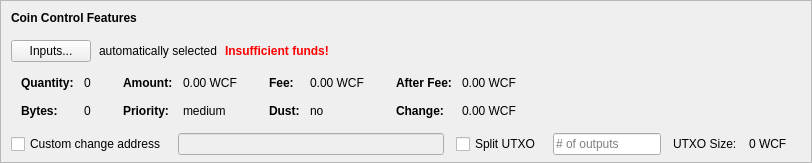
    <widget class="QFrame" name="frameCoinControl">
     <property name="sizePolicy">
      <sizepolicy hsizetype="Expanding" vsizetype="Expanding">
       <horstretch>0</horstretch>
       <verstretch>0</verstretch>
      </sizepolicy>
     </property>
     <property name="maximumSize">
      <size>
       <width>16777215</width>
       <height>16777215</height>
      </size>
     </property>
     <property name="frameShape">
      <enum>QFrame::StyledPanel</enum>
     </property>
     <property name="frameShadow">
      <enum>QFrame::Sunken</enum>
     </property>
     <layout class="QVBoxLayout" name="verticalLayoutCoinControl2">
      <property name="spacing">
       <number>0</number>
      </property>
      <property name="leftMargin">
       <number>0</number>
      </property>
      <property name="topMargin">
       <number>0</number>
      </property>
      <property name="rightMargin">
       <number>0</number>
      </property>
      <property name="bottomMargin">
       <number>6</number>
      </property>
      <item>
       <layout class="QVBoxLayout" name="verticalLayoutCoinControl" stretch="0,0,0,0,1">
        <property name="spacing">
         <number>0</number>
        </property>
        <property name="leftMargin">
         <number>10</number>
        </property>
        <property name="topMargin">
         <number>10</number>
        </property>
        <item>
         <layout class="QHBoxLayout" name="horizontalLayoutCoinControl1">
          <property name="bottomMargin">
           <number>15</number>
          </property>
          <item>
           <widget class="QLabel" name="labelCoinControlFeatures">
            <property name="sizePolicy">
             <sizepolicy hsizetype="Preferred" vsizetype="Maximum">
              <horstretch>0</horstretch>
              <verstretch>0</verstretch>
             </sizepolicy>
            </property>
            <property name="font">
             <font>
              <weight>75</weight>
              <bold>true</bold>
             </font>
            </property>
            <property name="styleSheet">
             <string notr="true">font-weight:bold;</string>
            </property>
            <property name="text">
             <string>Coin Control Features</string>
            </property>
           </widget>
          </item>
         </layout>
        </item>
        <item>
         <layout class="QHBoxLayout" name="horizontalLayoutCoinControl2" stretch="0,0,0,0">
          <property name="spacing">
           <number>8</number>
          </property>
          <property name="bottomMargin">
           <number>10</number>
          </property>
          <item>
           <widget class="QPushButton" name="pushButtonCoinControl">
            <property name="styleSheet">
             <string notr="true"/>
            </property>
            <property name="text">
             <string>Inputs...</string>
            </property>
            <property name="autoDefault">
             <bool>false</bool>
            </property>
           </widget>
          </item>
          <item>
           <widget class="QLabel" name="labelCoinControlAutomaticallySelected">
            <property name="text">
             <string>automatically selected</string>
            </property>
            <property name="margin">
             <number>5</number>
            </property>
           </widget>
          </item>
          <item>
           <widget class="QLabel" name="labelCoinControlInsuffFunds">
            <property name="font">
             <font>
              <weight>75</weight>
              <bold>true</bold>
             </font>
            </property>
            <property name="styleSheet">
             <string notr="true">color:red;font-weight:bold;</string>
            </property>
            <property name="text">
             <string>Insufficient funds!</string>
            </property>
            <property name="margin">
             <number>5</number>
            </property>
           </widget>
          </item>
          <item>
           <spacer name="horizontalSpacerCoinControl">
            <property name="orientation">
             <enum>Qt::Horizontal</enum>
            </property>
            <property name="sizeHint" stdset="0">
             <size>
              <width>40</width>
              <height>1</height>
             </size>
            </property>
           </spacer>
          </item>
         </layout>
        </item>
        <item>
         <widget class="QWidget" name="widgetCoinControl" native="true">
          <property name="sizePolicy">
           <sizepolicy hsizetype="Preferred" vsizetype="Preferred">
            <horstretch>0</horstretch>
            <verstretch>0</verstretch>
           </sizepolicy>
          </property>
          <property name="minimumSize">
           <size>
            <width>0</width>
            <height>0</height>
           </size>
          </property>
          <property name="styleSheet">
           <string notr="true"/>
          </property>
          <layout class="QHBoxLayout" name="horizontalLayoutCoinControl5">
           <property name="leftMargin">
            <number>0</number>
           </property>
           <property name="topMargin">
            <number>0</number>
           </property>
           <property name="rightMargin">
            <number>0</number>
           </property>
           <property name="bottomMargin">
            <number>0</number>
           </property>
           <item>
            <layout class="QHBoxLayout" name="horizontalLayoutCoinControl3" stretch="0,0,0,1">
             <property name="spacing">
              <number>20</number>
             </property>
             <property name="topMargin">
              <number>0</number>
             </property>
             <property name="bottomMargin">
              <number>10</number>
             </property>
             <item>
              <layout class="QFormLayout" name="formLayoutCoinControl1">
               <property name="horizontalSpacing">
                <number>10</number>
               </property>
               <property name="verticalSpacing">
                <number>14</number>
               </property>
               <property name="leftMargin">
                <number>10</number>
               </property>
               <property name="topMargin">
                <number>4</number>
               </property>
               <property name="rightMargin">
                <number>6</number>
               </property>
               <item row="0" column="0">
                <widget class="QLabel" name="labelCoinControlQuantityText">
                 <property name="font">
                  <font>
                   <weight>75</weight>
                   <bold>true</bold>
                  </font>
                 </property>
                 <property name="text">
                  <string>Quantity:</string>
                 </property>
                 <property name="margin">
                  <number>0</number>
                 </property>
                </widget>
               </item>
               <item row="0" column="1">
                <widget class="QLabel" name="labelCoinControlQuantity">
                 <property name="cursor">
                  <cursorShape>IBeamCursor</cursorShape>
                 </property>
                 <property name="contextMenuPolicy">
                  <enum>Qt::ActionsContextMenu</enum>
                 </property>
                 <property name="text">
                  <string notr="true">0</string>
                 </property>
                 <property name="margin">
                  <number>0</number>
                 </property>
                 <property name="textInteractionFlags">
                  <set>Qt::LinksAccessibleByMouse|Qt::TextSelectableByKeyboard|Qt::TextSelectableByMouse</set>
                 </property>
                </widget>
               </item>
               <item row="1" column="0">
                <widget class="QLabel" name="labelCoinControlBytesText">
                 <property name="font">
                  <font>
                   <weight>75</weight>
                   <bold>true</bold>
                  </font>
                 </property>
                 <property name="text">
                  <string>Bytes:</string>
                 </property>
                </widget>
               </item>
               <item row="1" column="1">
                <widget class="QLabel" name="labelCoinControlBytes">
                 <property name="cursor">
                  <cursorShape>IBeamCursor</cursorShape>
                 </property>
                 <property name="contextMenuPolicy">
                  <enum>Qt::ActionsContextMenu</enum>
                 </property>
                 <property name="text">
                  <string notr="true">0</string>
                 </property>
                 <property name="textInteractionFlags">
                  <set>Qt::LinksAccessibleByMouse|Qt::TextSelectableByKeyboard|Qt::TextSelectableByMouse</set>
                 </property>
                </widget>
               </item>
              </layout>
             </item>
             <item>
              <layout class="QFormLayout" name="formLayoutCoinControl2">
               <property name="horizontalSpacing">
                <number>10</number>
               </property>
               <property name="verticalSpacing">
                <number>14</number>
               </property>
               <property name="leftMargin">
                <number>6</number>
               </property>
               <property name="topMargin">
                <number>4</number>
               </property>
               <property name="rightMargin">
                <number>6</number>
               </property>
               <item row="0" column="0">
                <widget class="QLabel" name="labelCoinControlAmountText">
                 <property name="font">
                  <font>
                   <weight>75</weight>
                   <bold>true</bold>
                  </font>
                 </property>
                 <property name="text">
                  <string>Amount:</string>
                 </property>
                 <property name="margin">
                  <number>0</number>
                 </property>
                </widget>
               </item>
               <item row="0" column="1">
                <widget class="QLabel" name="labelCoinControlAmount">
                 <property name="cursor">
                  <cursorShape>IBeamCursor</cursorShape>
                 </property>
                 <property name="contextMenuPolicy">
                  <enum>Qt::ActionsContextMenu</enum>
                 </property>
                 <property name="text">
                  <string notr="true">0.00 WCF</string>
                 </property>
                 <property name="textInteractionFlags">
                  <set>Qt::LinksAccessibleByMouse|Qt::TextSelectableByKeyboard|Qt::TextSelectableByMouse</set>
                 </property>
                </widget>
               </item>
               <item row="1" column="0">
                <widget class="QLabel" name="labelCoinControlPriorityText">
                 <property name="font">
                  <font>
                   <weight>75</weight>
                   <bold>true</bold>
                  </font>
                 </property>
                 <property name="text">
                  <string>Priority:</string>
                 </property>
                </widget>
               </item>
               <item row="1" column="1">
                <widget class="QLabel" name="labelCoinControlPriority">
                 <property name="cursor">
                  <cursorShape>IBeamCursor</cursorShape>
                 </property>
                 <property name="contextMenuPolicy">
                  <enum>Qt::ActionsContextMenu</enum>
                 </property>
                 <property name="text">
                  <string>medium</string>
                 </property>
                 <property name="textInteractionFlags">
                  <set>Qt::LinksAccessibleByMouse|Qt::TextSelectableByKeyboard|Qt::TextSelectableByMouse</set>
                 </property>
                </widget>
               </item>
              </layout>
             </item>
             <item>
              <layout class="QFormLayout" name="formLayoutCoinControl3">
               <property name="horizontalSpacing">
                <number>10</number>
               </property>
               <property name="verticalSpacing">
                <number>14</number>
               </property>
               <property name="leftMargin">
                <number>6</number>
               </property>
               <property name="topMargin">
                <number>4</number>
               </property>
               <property name="rightMargin">
                <number>6</number>
               </property>
               <item row="0" column="0">
                <widget class="QLabel" name="labelCoinControlFeeText">
                 <property name="font">
                  <font>
                   <weight>75</weight>
                   <bold>true</bold>
                  </font>
                 </property>
                 <property name="text">
                  <string>Fee:</string>
                 </property>
                 <property name="margin">
                  <number>0</number>
                 </property>
                </widget>
               </item>
               <item row="0" column="1">
                <widget class="QLabel" name="labelCoinControlFee">
                 <property name="cursor">
                  <cursorShape>IBeamCursor</cursorShape>
                 </property>
                 <property name="contextMenuPolicy">
                  <enum>Qt::ActionsContextMenu</enum>
                 </property>
                 <property name="text">
                  <string notr="true">0.00 WCF</string>
                 </property>
                 <property name="textInteractionFlags">
                  <set>Qt::LinksAccessibleByMouse|Qt::TextSelectableByKeyboard|Qt::TextSelectableByMouse</set>
                 </property>
                </widget>
               </item>
               <item row="1" column="0">
                <widget class="QLabel" name="labelCoinControlLowOutputText">
                 <property name="font">
                  <font>
                   <weight>75</weight>
                   <bold>true</bold>
                  </font>
                 </property>
                 <property name="text">
                  <string>Dust:</string>
                 </property>
                </widget>
               </item>
               <item row="1" column="1">
                <widget class="QLabel" name="labelCoinControlLowOutput">
                 <property name="cursor">
                  <cursorShape>IBeamCursor</cursorShape>
                 </property>
                 <property name="contextMenuPolicy">
                  <enum>Qt::ActionsContextMenu</enum>
                 </property>
                 <property name="text">
                  <string>no</string>
                 </property>
                 <property name="textInteractionFlags">
                  <set>Qt::LinksAccessibleByMouse|Qt::TextSelectableByKeyboard|Qt::TextSelectableByMouse</set>
                 </property>
                </widget>
               </item>
              </layout>
             </item>
             <item>
              <layout class="QFormLayout" name="formLayoutCoinControl4">
               <property name="horizontalSpacing">
                <number>10</number>
               </property>
               <property name="verticalSpacing">
                <number>14</number>
               </property>
               <property name="leftMargin">
                <number>6</number>
               </property>
               <property name="topMargin">
                <number>4</number>
               </property>
               <property name="rightMargin">
                <number>6</number>
               </property>
               <item row="0" column="0">
                <widget class="QLabel" name="labelCoinControlAfterFeeText">
                 <property name="font">
                  <font>
                   <weight>75</weight>
                   <bold>true</bold>
                  </font>
                 </property>
                 <property name="text">
                  <string>After Fee:</string>
                 </property>
                 <property name="margin">
                  <number>0</number>
                 </property>
                </widget>
               </item>
               <item row="0" column="1">
                <widget class="QLabel" name="labelCoinControlAfterFee">
                 <property name="cursor">
                  <cursorShape>IBeamCursor</cursorShape>
                 </property>
                 <property name="contextMenuPolicy">
                  <enum>Qt::ActionsContextMenu</enum>
                 </property>
                 <property name="text">
                  <string notr="true">0.00 WCF</string>
                 </property>
                 <property name="textInteractionFlags">
                  <set>Qt::LinksAccessibleByMouse|Qt::TextSelectableByKeyboard|Qt::TextSelectableByMouse</set>
                 </property>
                </widget>
               </item>
               <item row="1" column="0">
                <widget class="QLabel" name="labelCoinControlChangeText">
                 <property name="font">
                  <font>
                   <weight>75</weight>
                   <bold>true</bold>
                  </font>
                 </property>
                 <property name="text">
                  <string>Change:</string>
                 </property>
                </widget>
               </item>
               <item row="1" column="1">
                <widget class="QLabel" name="labelCoinControlChange">
                 <property name="cursor">
                  <cursorShape>IBeamCursor</cursorShape>
                 </property>
                 <property name="contextMenuPolicy">
                  <enum>Qt::ActionsContextMenu</enum>
                 </property>
                 <property name="text">
                  <string notr="true">0.00 WCF</string>
                 </property>
                 <property name="textInteractionFlags">
                  <set>Qt::LinksAccessibleByMouse|Qt::TextSelectableByKeyboard|Qt::TextSelectableByMouse</set>
                 </property>
                </widget>
               </item>
              </layout>
             </item>
            </layout>
           </item>
          </layout>
         </widget>
        </item>
        <item>
         <layout class="QHBoxLayout" name="horizontalLayoutCoinControl4" stretch="0,0,0,0,0,0,0">
          <property name="spacing">
           <number>12</number>
          </property>
          <property name="sizeConstraint">
           <enum>QLayout::SetDefaultConstraint</enum>
          </property>
          <property name="topMargin">
           <number>5</number>
          </property>
          <property name="rightMargin">
           <number>5</number>
          </property>
          <item>
           <widget class="QCheckBox" name="checkBoxCoinControlChange">
            <property name="toolTip">
             <string>If this is activated, but the change address is empty or invalid, change will be sent to a newly generated address.</string>
            </property>
            <property name="text">
             <string>Custom change address</string>
            </property>
           </widget>
          </item>
          <item>
           <widget class="QValidatedLineEdit" name="lineEditCoinControlChange">
            <property name="enabled">
             <bool>false</bool>
            </property>
            <property name="sizePolicy">
             <sizepolicy hsizetype="Expanding" vsizetype="Fixed">
              <horstretch>0</horstretch>
              <verstretch>0</verstretch>
             </sizepolicy>
            </property>
           </widget>
          </item>
          <item>
           <widget class="QCheckBox" name="splitBlockCheckBox">
            <property name="text">
             <string>Split UTXO</string>
            </property>
           </widget>
          </item>
          <item>
           <widget class="QLineEdit" name="splitBlockLineEdit">
            <property name="sizePolicy">
             <sizepolicy hsizetype="Fixed" vsizetype="Fixed">
              <horstretch>50</horstretch>
              <verstretch>0</verstretch>
             </sizepolicy>
            </property>
            <property name="placeholderText">
             <string># of outputs</string>
            </property>
           </widget>
          </item>
          <item>
           <widget class="QLabel" name="labelBlockSizeText">
            <property name="text">
             <string>UTXO Size:</string>
            </property>
           </widget>
          </item>
          <item>
           <widget class="QLabel" name="labelBlockSize">
            <property name="text">
             <string>0 WCF</string>
            </property>
           </widget>
          </item>
          <item>
           <widget class="QLabel" name="labelCoinControlChangeLabel">
            <property name="sizePolicy">
             <sizepolicy hsizetype="Preferred" vsizetype="Expanding">
              <horstretch>0</horstretch>
              <verstretch>0</verstretch>
             </sizepolicy>
            </property>
            <property name="minimumSize">
             <size>
              <width>0</width>
              <height>0</height>
             </size>
            </property>
            <property name="text">
             <string/>
            </property>
            <property name="margin">
             <number>3</number>
            </property>
           </widget>
          </item>
         </layout>
        </item>
        <item>
         <spacer name="verticalSpacerCoinControl">
          <property name="orientation">
           <enum>Qt::Vertical</enum>
          </property>
          <property name="sizeHint" stdset="0">
           <size>
            <width>800</width>
            <height>1</height>
           </size>
          </property>
         </spacer>
        </item>
       </layout>
      </item>
     </layout>
    </widget>
